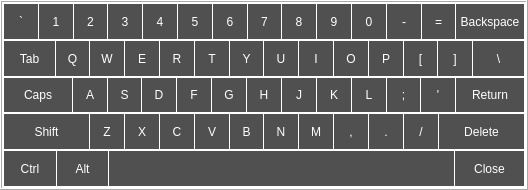
<?xml version="1.0" encoding="UTF-8"?>
<ui version="4.0">
 <class>KeyboardWidget</class>
 <widget class="QWidget" name="KeyboardWidget">
  <property name="geometry">
   <rect>
    <x>0</x>
    <y>0</y>
    <width>528</width>
    <height>190</height>
   </rect>
  </property>
  <property name="styleSheet">
   <string notr="true">QToolButton
{
	outline: 0px;
	border: none;
	color: #ffffff;
	background-color: #505050;
}
QToolButton:hover
{
	background-color: #66b6db;
	color: #ffffff;
}
QToolButton:pressed
{
	background-color: #66b6db;
	color: #000000;
}

QFrame#frame_background
{
	background-color: #FFFFFF;
}</string>
  </property>
  <layout class="QGridLayout" name="gridLayout">
   <property name="leftMargin">
    <number>0</number>
   </property>
   <property name="topMargin">
    <number>0</number>
   </property>
   <property name="rightMargin">
    <number>0</number>
   </property>
   <property name="bottomMargin">
    <number>0</number>
   </property>
   <item row="0" column="0">
    <widget class="QFrame" name="frame_background">
     <property name="frameShape">
      <enum>QFrame::Box</enum>
     </property>
     <property name="frameShadow">
      <enum>QFrame::Raised</enum>
     </property>
     <layout class="QVBoxLayout" name="verticalLayout">
      <property name="spacing">
       <number>2</number>
      </property>
      <property name="leftMargin">
       <number>2</number>
      </property>
      <property name="topMargin">
       <number>2</number>
      </property>
      <property name="rightMargin">
       <number>2</number>
      </property>
      <property name="bottomMargin">
       <number>2</number>
      </property>
      <item>
       <layout class="QHBoxLayout" name="horizontalLayout">
        <property name="spacing">
         <number>1</number>
        </property>
        <item>
         <widget class="Key" name="btnTilt">
          <property name="sizePolicy">
           <sizepolicy hsizetype="Ignored" vsizetype="Ignored">
            <horstretch>10</horstretch>
            <verstretch>0</verstretch>
           </sizepolicy>
          </property>
          <property name="accessibleName">
           <string>0x60</string>
          </property>
          <property name="text">
           <string>`</string>
          </property>
          <property name="autoRepeat">
           <bool>true</bool>
          </property>
          <property name="autoRepeatDelay">
           <number>500</number>
          </property>
         </widget>
        </item>
        <item>
         <widget class="Key" name="btn1">
          <property name="sizePolicy">
           <sizepolicy hsizetype="Ignored" vsizetype="Ignored">
            <horstretch>10</horstretch>
            <verstretch>0</verstretch>
           </sizepolicy>
          </property>
          <property name="accessibleName">
           <string>0x31</string>
          </property>
          <property name="text">
           <string>1</string>
          </property>
          <property name="autoRepeat">
           <bool>true</bool>
          </property>
          <property name="autoRepeatDelay">
           <number>500</number>
          </property>
         </widget>
        </item>
        <item>
         <widget class="Key" name="btn2">
          <property name="sizePolicy">
           <sizepolicy hsizetype="Ignored" vsizetype="Ignored">
            <horstretch>10</horstretch>
            <verstretch>0</verstretch>
           </sizepolicy>
          </property>
          <property name="accessibleName">
           <string>0x32</string>
          </property>
          <property name="text">
           <string>2</string>
          </property>
          <property name="autoRepeat">
           <bool>true</bool>
          </property>
          <property name="autoRepeatDelay">
           <number>500</number>
          </property>
         </widget>
        </item>
        <item>
         <widget class="Key" name="btn3">
          <property name="sizePolicy">
           <sizepolicy hsizetype="Ignored" vsizetype="Ignored">
            <horstretch>10</horstretch>
            <verstretch>0</verstretch>
           </sizepolicy>
          </property>
          <property name="accessibleName">
           <string>0x33</string>
          </property>
          <property name="text">
           <string>3</string>
          </property>
          <property name="autoRepeat">
           <bool>true</bool>
          </property>
          <property name="autoRepeatDelay">
           <number>500</number>
          </property>
         </widget>
        </item>
        <item>
         <widget class="Key" name="btn4">
          <property name="sizePolicy">
           <sizepolicy hsizetype="Ignored" vsizetype="Ignored">
            <horstretch>10</horstretch>
            <verstretch>0</verstretch>
           </sizepolicy>
          </property>
          <property name="accessibleName">
           <string>0x34</string>
          </property>
          <property name="text">
           <string>4</string>
          </property>
          <property name="autoRepeat">
           <bool>true</bool>
          </property>
          <property name="autoRepeatDelay">
           <number>500</number>
          </property>
         </widget>
        </item>
        <item>
         <widget class="Key" name="btn5">
          <property name="sizePolicy">
           <sizepolicy hsizetype="Ignored" vsizetype="Ignored">
            <horstretch>10</horstretch>
            <verstretch>0</verstretch>
           </sizepolicy>
          </property>
          <property name="accessibleName">
           <string>0x35</string>
          </property>
          <property name="text">
           <string>5</string>
          </property>
          <property name="autoRepeat">
           <bool>true</bool>
          </property>
          <property name="autoRepeatDelay">
           <number>500</number>
          </property>
         </widget>
        </item>
        <item>
         <widget class="Key" name="btn6">
          <property name="sizePolicy">
           <sizepolicy hsizetype="Ignored" vsizetype="Ignored">
            <horstretch>10</horstretch>
            <verstretch>0</verstretch>
           </sizepolicy>
          </property>
          <property name="accessibleName">
           <string>0x36</string>
          </property>
          <property name="text">
           <string>6</string>
          </property>
          <property name="autoRepeat">
           <bool>true</bool>
          </property>
          <property name="autoRepeatDelay">
           <number>500</number>
          </property>
         </widget>
        </item>
        <item>
         <widget class="Key" name="btn7">
          <property name="sizePolicy">
           <sizepolicy hsizetype="Ignored" vsizetype="Ignored">
            <horstretch>10</horstretch>
            <verstretch>0</verstretch>
           </sizepolicy>
          </property>
          <property name="accessibleName">
           <string>0x37</string>
          </property>
          <property name="text">
           <string>7</string>
          </property>
          <property name="autoRepeat">
           <bool>true</bool>
          </property>
          <property name="autoRepeatDelay">
           <number>500</number>
          </property>
         </widget>
        </item>
        <item>
         <widget class="Key" name="btn8">
          <property name="sizePolicy">
           <sizepolicy hsizetype="Ignored" vsizetype="Ignored">
            <horstretch>10</horstretch>
            <verstretch>0</verstretch>
           </sizepolicy>
          </property>
          <property name="accessibleName">
           <string>0x38</string>
          </property>
          <property name="text">
           <string>8</string>
          </property>
          <property name="autoRepeat">
           <bool>true</bool>
          </property>
          <property name="autoRepeatDelay">
           <number>500</number>
          </property>
         </widget>
        </item>
        <item>
         <widget class="Key" name="btn9">
          <property name="sizePolicy">
           <sizepolicy hsizetype="Ignored" vsizetype="Ignored">
            <horstretch>10</horstretch>
            <verstretch>0</verstretch>
           </sizepolicy>
          </property>
          <property name="accessibleName">
           <string>0x39</string>
          </property>
          <property name="text">
           <string>9</string>
          </property>
          <property name="autoRepeat">
           <bool>true</bool>
          </property>
          <property name="autoRepeatDelay">
           <number>500</number>
          </property>
         </widget>
        </item>
        <item>
         <widget class="Key" name="btn0">
          <property name="sizePolicy">
           <sizepolicy hsizetype="Ignored" vsizetype="Ignored">
            <horstretch>10</horstretch>
            <verstretch>0</verstretch>
           </sizepolicy>
          </property>
          <property name="accessibleName">
           <string>0x30</string>
          </property>
          <property name="text">
           <string>0</string>
          </property>
          <property name="autoRepeat">
           <bool>true</bool>
          </property>
          <property name="autoRepeatDelay">
           <number>500</number>
          </property>
         </widget>
        </item>
        <item>
         <widget class="Key" name="btnHiphen">
          <property name="sizePolicy">
           <sizepolicy hsizetype="Ignored" vsizetype="Ignored">
            <horstretch>10</horstretch>
            <verstretch>0</verstretch>
           </sizepolicy>
          </property>
          <property name="accessibleName">
           <string>0x2d</string>
          </property>
          <property name="text">
           <string>-</string>
          </property>
          <property name="autoRepeat">
           <bool>true</bool>
          </property>
          <property name="autoRepeatDelay">
           <number>500</number>
          </property>
         </widget>
        </item>
        <item>
         <widget class="Key" name="btnAssign">
          <property name="sizePolicy">
           <sizepolicy hsizetype="Ignored" vsizetype="Ignored">
            <horstretch>10</horstretch>
            <verstretch>0</verstretch>
           </sizepolicy>
          </property>
          <property name="accessibleName">
           <string>13</string>
          </property>
          <property name="text">
           <string>=</string>
          </property>
          <property name="autoRepeat">
           <bool>true</bool>
          </property>
          <property name="autoRepeatDelay">
           <number>500</number>
          </property>
         </widget>
        </item>
        <item>
         <widget class="Key" name="btnBackSpace">
          <property name="sizePolicy">
           <sizepolicy hsizetype="Ignored" vsizetype="Ignored">
            <horstretch>20</horstretch>
            <verstretch>0</verstretch>
           </sizepolicy>
          </property>
          <property name="accessibleName">
           <string>0x01000003</string>
          </property>
          <property name="text">
           <string>Backspace</string>
          </property>
          <property name="autoRepeat">
           <bool>true</bool>
          </property>
          <property name="autoRepeatDelay">
           <number>500</number>
          </property>
         </widget>
        </item>
       </layout>
      </item>
      <item>
       <layout class="QHBoxLayout" name="horizontalLayout_2">
        <property name="spacing">
         <number>1</number>
        </property>
        <item>
         <widget class="Key" name="btnTab">
          <property name="sizePolicy">
           <sizepolicy hsizetype="Ignored" vsizetype="Ignored">
            <horstretch>15</horstretch>
            <verstretch>0</verstretch>
           </sizepolicy>
          </property>
          <property name="accessibleName">
           <string>0x01000001</string>
          </property>
          <property name="text">
           <string>Tab</string>
          </property>
          <property name="autoRepeat">
           <bool>false</bool>
          </property>
          <property name="autoRepeatDelay">
           <number>500</number>
          </property>
         </widget>
        </item>
        <item>
         <widget class="Key" name="btnQ">
          <property name="sizePolicy">
           <sizepolicy hsizetype="Ignored" vsizetype="Ignored">
            <horstretch>10</horstretch>
            <verstretch>0</verstretch>
           </sizepolicy>
          </property>
          <property name="accessibleName">
           <string>0x51</string>
          </property>
          <property name="text">
           <string>Q</string>
          </property>
          <property name="autoRepeat">
           <bool>true</bool>
          </property>
          <property name="autoRepeatDelay">
           <number>500</number>
          </property>
         </widget>
        </item>
        <item>
         <widget class="Key" name="btnW">
          <property name="sizePolicy">
           <sizepolicy hsizetype="Ignored" vsizetype="Ignored">
            <horstretch>10</horstretch>
            <verstretch>0</verstretch>
           </sizepolicy>
          </property>
          <property name="accessibleName">
           <string>0x57</string>
          </property>
          <property name="text">
           <string>W</string>
          </property>
          <property name="autoRepeat">
           <bool>true</bool>
          </property>
          <property name="autoRepeatDelay">
           <number>500</number>
          </property>
         </widget>
        </item>
        <item>
         <widget class="Key" name="btnE">
          <property name="sizePolicy">
           <sizepolicy hsizetype="Ignored" vsizetype="Ignored">
            <horstretch>10</horstretch>
            <verstretch>0</verstretch>
           </sizepolicy>
          </property>
          <property name="accessibleName">
           <string>0x45</string>
          </property>
          <property name="text">
           <string>E</string>
          </property>
          <property name="autoRepeat">
           <bool>true</bool>
          </property>
          <property name="autoRepeatDelay">
           <number>500</number>
          </property>
         </widget>
        </item>
        <item>
         <widget class="Key" name="btnR">
          <property name="sizePolicy">
           <sizepolicy hsizetype="Ignored" vsizetype="Ignored">
            <horstretch>10</horstretch>
            <verstretch>0</verstretch>
           </sizepolicy>
          </property>
          <property name="accessibleName">
           <string>0x52</string>
          </property>
          <property name="text">
           <string>R</string>
          </property>
          <property name="autoRepeat">
           <bool>true</bool>
          </property>
          <property name="autoRepeatDelay">
           <number>500</number>
          </property>
         </widget>
        </item>
        <item>
         <widget class="Key" name="btnT">
          <property name="sizePolicy">
           <sizepolicy hsizetype="Ignored" vsizetype="Ignored">
            <horstretch>10</horstretch>
            <verstretch>0</verstretch>
           </sizepolicy>
          </property>
          <property name="accessibleName">
           <string>0x54</string>
          </property>
          <property name="text">
           <string>T</string>
          </property>
          <property name="autoRepeat">
           <bool>true</bool>
          </property>
          <property name="autoRepeatDelay">
           <number>500</number>
          </property>
         </widget>
        </item>
        <item>
         <widget class="Key" name="btnY">
          <property name="sizePolicy">
           <sizepolicy hsizetype="Ignored" vsizetype="Ignored">
            <horstretch>10</horstretch>
            <verstretch>0</verstretch>
           </sizepolicy>
          </property>
          <property name="accessibleName">
           <string>0x59</string>
          </property>
          <property name="text">
           <string>Y</string>
          </property>
          <property name="autoRepeat">
           <bool>true</bool>
          </property>
          <property name="autoRepeatDelay">
           <number>500</number>
          </property>
         </widget>
        </item>
        <item>
         <widget class="Key" name="btnU">
          <property name="sizePolicy">
           <sizepolicy hsizetype="Ignored" vsizetype="Ignored">
            <horstretch>10</horstretch>
            <verstretch>0</verstretch>
           </sizepolicy>
          </property>
          <property name="accessibleName">
           <string>0x55</string>
          </property>
          <property name="text">
           <string>U</string>
          </property>
          <property name="autoRepeat">
           <bool>true</bool>
          </property>
          <property name="autoRepeatDelay">
           <number>500</number>
          </property>
         </widget>
        </item>
        <item>
         <widget class="Key" name="btnI">
          <property name="sizePolicy">
           <sizepolicy hsizetype="Ignored" vsizetype="Ignored">
            <horstretch>10</horstretch>
            <verstretch>0</verstretch>
           </sizepolicy>
          </property>
          <property name="accessibleName">
           <string>0x49</string>
          </property>
          <property name="text">
           <string>I</string>
          </property>
          <property name="autoRepeat">
           <bool>true</bool>
          </property>
          <property name="autoRepeatDelay">
           <number>500</number>
          </property>
         </widget>
        </item>
        <item>
         <widget class="Key" name="btnO">
          <property name="sizePolicy">
           <sizepolicy hsizetype="Ignored" vsizetype="Ignored">
            <horstretch>10</horstretch>
            <verstretch>0</verstretch>
           </sizepolicy>
          </property>
          <property name="accessibleName">
           <string>0x4f</string>
          </property>
          <property name="text">
           <string>O</string>
          </property>
          <property name="autoRepeat">
           <bool>true</bool>
          </property>
          <property name="autoRepeatDelay">
           <number>500</number>
          </property>
         </widget>
        </item>
        <item>
         <widget class="Key" name="btnP">
          <property name="sizePolicy">
           <sizepolicy hsizetype="Ignored" vsizetype="Ignored">
            <horstretch>10</horstretch>
            <verstretch>0</verstretch>
           </sizepolicy>
          </property>
          <property name="accessibleName">
           <string>0x50</string>
          </property>
          <property name="text">
           <string>P</string>
          </property>
          <property name="autoRepeat">
           <bool>true</bool>
          </property>
          <property name="autoRepeatDelay">
           <number>500</number>
          </property>
         </widget>
        </item>
        <item>
         <widget class="Key" name="btnStartSquare">
          <property name="sizePolicy">
           <sizepolicy hsizetype="Ignored" vsizetype="Ignored">
            <horstretch>10</horstretch>
            <verstretch>0</verstretch>
           </sizepolicy>
          </property>
          <property name="accessibleName">
           <string>0x5b</string>
          </property>
          <property name="text">
           <string>[</string>
          </property>
          <property name="autoRepeat">
           <bool>true</bool>
          </property>
          <property name="autoRepeatDelay">
           <number>500</number>
          </property>
         </widget>
        </item>
        <item>
         <widget class="Key" name="btnCloseSquare">
          <property name="sizePolicy">
           <sizepolicy hsizetype="Ignored" vsizetype="Ignored">
            <horstretch>10</horstretch>
            <verstretch>0</verstretch>
           </sizepolicy>
          </property>
          <property name="accessibleName">
           <string>0x5d</string>
          </property>
          <property name="text">
           <string>]</string>
          </property>
          <property name="autoRepeat">
           <bool>true</bool>
          </property>
          <property name="autoRepeatDelay">
           <number>500</number>
          </property>
         </widget>
        </item>
        <item>
         <widget class="Key" name="btnFwdSlash">
          <property name="sizePolicy">
           <sizepolicy hsizetype="Ignored" vsizetype="Ignored">
            <horstretch>15</horstretch>
            <verstretch>0</verstretch>
           </sizepolicy>
          </property>
          <property name="accessibleName">
           <string>0x5c</string>
          </property>
          <property name="text">
           <string>\</string>
          </property>
          <property name="autoRepeat">
           <bool>true</bool>
          </property>
          <property name="autoRepeatDelay">
           <number>500</number>
          </property>
         </widget>
        </item>
       </layout>
      </item>
      <item>
       <layout class="QHBoxLayout" name="horizontalLayout_3">
        <property name="spacing">
         <number>1</number>
        </property>
        <item>
         <widget class="Key" name="btnCaps">
          <property name="sizePolicy">
           <sizepolicy hsizetype="Ignored" vsizetype="Ignored">
            <horstretch>20</horstretch>
            <verstretch>0</verstretch>
           </sizepolicy>
          </property>
          <property name="accessibleName">
           <string>0x01000024</string>
          </property>
          <property name="text">
           <string>Caps</string>
          </property>
          <property name="checkable">
           <bool>true</bool>
          </property>
          <property name="autoRepeat">
           <bool>true</bool>
          </property>
          <property name="autoRepeatDelay">
           <number>500</number>
          </property>
         </widget>
        </item>
        <item>
         <widget class="Key" name="btnA">
          <property name="sizePolicy">
           <sizepolicy hsizetype="Ignored" vsizetype="Ignored">
            <horstretch>10</horstretch>
            <verstretch>0</verstretch>
           </sizepolicy>
          </property>
          <property name="accessibleName">
           <string>0x41</string>
          </property>
          <property name="text">
           <string>A</string>
          </property>
          <property name="autoRepeat">
           <bool>true</bool>
          </property>
          <property name="autoRepeatDelay">
           <number>500</number>
          </property>
         </widget>
        </item>
        <item>
         <widget class="Key" name="btnS">
          <property name="sizePolicy">
           <sizepolicy hsizetype="Ignored" vsizetype="Ignored">
            <horstretch>10</horstretch>
            <verstretch>0</verstretch>
           </sizepolicy>
          </property>
          <property name="accessibleName">
           <string>0x53</string>
          </property>
          <property name="text">
           <string>S</string>
          </property>
          <property name="autoRepeat">
           <bool>true</bool>
          </property>
          <property name="autoRepeatDelay">
           <number>500</number>
          </property>
         </widget>
        </item>
        <item>
         <widget class="Key" name="btnD">
          <property name="sizePolicy">
           <sizepolicy hsizetype="Ignored" vsizetype="Ignored">
            <horstretch>10</horstretch>
            <verstretch>0</verstretch>
           </sizepolicy>
          </property>
          <property name="accessibleName">
           <string>0x44</string>
          </property>
          <property name="text">
           <string>D</string>
          </property>
          <property name="autoRepeat">
           <bool>true</bool>
          </property>
          <property name="autoRepeatDelay">
           <number>500</number>
          </property>
         </widget>
        </item>
        <item>
         <widget class="Key" name="btnF">
          <property name="sizePolicy">
           <sizepolicy hsizetype="Ignored" vsizetype="Ignored">
            <horstretch>10</horstretch>
            <verstretch>0</verstretch>
           </sizepolicy>
          </property>
          <property name="accessibleName">
           <string>0x46</string>
          </property>
          <property name="text">
           <string>F</string>
          </property>
          <property name="autoRepeat">
           <bool>true</bool>
          </property>
          <property name="autoRepeatDelay">
           <number>500</number>
          </property>
         </widget>
        </item>
        <item>
         <widget class="Key" name="btnG">
          <property name="sizePolicy">
           <sizepolicy hsizetype="Ignored" vsizetype="Ignored">
            <horstretch>10</horstretch>
            <verstretch>0</verstretch>
           </sizepolicy>
          </property>
          <property name="accessibleName">
           <string>0x47</string>
          </property>
          <property name="text">
           <string>G</string>
          </property>
          <property name="autoRepeat">
           <bool>true</bool>
          </property>
          <property name="autoRepeatDelay">
           <number>500</number>
          </property>
         </widget>
        </item>
        <item>
         <widget class="Key" name="btnH">
          <property name="sizePolicy">
           <sizepolicy hsizetype="Ignored" vsizetype="Ignored">
            <horstretch>10</horstretch>
            <verstretch>0</verstretch>
           </sizepolicy>
          </property>
          <property name="accessibleName">
           <string>0x48</string>
          </property>
          <property name="text">
           <string>H</string>
          </property>
          <property name="autoRepeat">
           <bool>true</bool>
          </property>
          <property name="autoRepeatDelay">
           <number>500</number>
          </property>
         </widget>
        </item>
        <item>
         <widget class="Key" name="btnJ">
          <property name="sizePolicy">
           <sizepolicy hsizetype="Ignored" vsizetype="Ignored">
            <horstretch>10</horstretch>
            <verstretch>0</verstretch>
           </sizepolicy>
          </property>
          <property name="accessibleName">
           <string>0x4a</string>
          </property>
          <property name="text">
           <string>J</string>
          </property>
          <property name="autoRepeat">
           <bool>true</bool>
          </property>
          <property name="autoRepeatDelay">
           <number>500</number>
          </property>
         </widget>
        </item>
        <item>
         <widget class="Key" name="btnK">
          <property name="sizePolicy">
           <sizepolicy hsizetype="Ignored" vsizetype="Ignored">
            <horstretch>10</horstretch>
            <verstretch>0</verstretch>
           </sizepolicy>
          </property>
          <property name="accessibleName">
           <string>0x4b</string>
          </property>
          <property name="text">
           <string>K</string>
          </property>
          <property name="autoRepeat">
           <bool>true</bool>
          </property>
          <property name="autoRepeatDelay">
           <number>500</number>
          </property>
         </widget>
        </item>
        <item>
         <widget class="Key" name="btnL">
          <property name="sizePolicy">
           <sizepolicy hsizetype="Ignored" vsizetype="Ignored">
            <horstretch>10</horstretch>
            <verstretch>0</verstretch>
           </sizepolicy>
          </property>
          <property name="accessibleName">
           <string>0x4c</string>
          </property>
          <property name="text">
           <string>L</string>
          </property>
          <property name="autoRepeat">
           <bool>true</bool>
          </property>
          <property name="autoRepeatDelay">
           <number>500</number>
          </property>
         </widget>
        </item>
        <item>
         <widget class="Key" name="btnSemiColon">
          <property name="sizePolicy">
           <sizepolicy hsizetype="Ignored" vsizetype="Ignored">
            <horstretch>10</horstretch>
            <verstretch>0</verstretch>
           </sizepolicy>
          </property>
          <property name="accessibleName">
           <string>0x3b</string>
          </property>
          <property name="text">
           <string>;</string>
          </property>
          <property name="autoRepeat">
           <bool>true</bool>
          </property>
          <property name="autoRepeatDelay">
           <number>500</number>
          </property>
         </widget>
        </item>
        <item>
         <widget class="Key" name="btnSp">
          <property name="sizePolicy">
           <sizepolicy hsizetype="Ignored" vsizetype="Ignored">
            <horstretch>10</horstretch>
            <verstretch>0</verstretch>
           </sizepolicy>
          </property>
          <property name="accessibleName">
           <string>0x27</string>
          </property>
          <property name="text">
           <string>'</string>
          </property>
          <property name="autoRepeat">
           <bool>true</bool>
          </property>
          <property name="autoRepeatDelay">
           <number>500</number>
          </property>
         </widget>
        </item>
        <item>
         <widget class="Key" name="btnReturn">
          <property name="sizePolicy">
           <sizepolicy hsizetype="Ignored" vsizetype="Ignored">
            <horstretch>20</horstretch>
            <verstretch>0</verstretch>
           </sizepolicy>
          </property>
          <property name="accessibleName">
           <string>0x01000004</string>
          </property>
          <property name="text">
           <string>Return</string>
          </property>
          <property name="autoRepeat">
           <bool>true</bool>
          </property>
          <property name="autoRepeatDelay">
           <number>500</number>
          </property>
         </widget>
        </item>
       </layout>
      </item>
      <item>
       <layout class="QHBoxLayout" name="horizontalLayout_4">
        <property name="spacing">
         <number>1</number>
        </property>
        <item>
         <widget class="Key" name="btnShiftLeft">
          <property name="sizePolicy">
           <sizepolicy hsizetype="Ignored" vsizetype="Ignored">
            <horstretch>25</horstretch>
            <verstretch>0</verstretch>
           </sizepolicy>
          </property>
          <property name="accessibleName">
           <string>0x01000020</string>
          </property>
          <property name="text">
           <string>Shift</string>
          </property>
          <property name="checkable">
           <bool>true</bool>
          </property>
          <property name="autoRepeat">
           <bool>true</bool>
          </property>
          <property name="autoRepeatDelay">
           <number>500</number>
          </property>
         </widget>
        </item>
        <item>
         <widget class="Key" name="btnZ">
          <property name="sizePolicy">
           <sizepolicy hsizetype="Ignored" vsizetype="Ignored">
            <horstretch>10</horstretch>
            <verstretch>0</verstretch>
           </sizepolicy>
          </property>
          <property name="accessibleName">
           <string>0x5a</string>
          </property>
          <property name="text">
           <string>Z</string>
          </property>
          <property name="autoRepeat">
           <bool>true</bool>
          </property>
          <property name="autoRepeatDelay">
           <number>500</number>
          </property>
         </widget>
        </item>
        <item>
         <widget class="Key" name="btnX">
          <property name="sizePolicy">
           <sizepolicy hsizetype="Ignored" vsizetype="Ignored">
            <horstretch>10</horstretch>
            <verstretch>0</verstretch>
           </sizepolicy>
          </property>
          <property name="accessibleName">
           <string>0x58</string>
          </property>
          <property name="text">
           <string>X</string>
          </property>
          <property name="autoRepeat">
           <bool>true</bool>
          </property>
          <property name="autoRepeatDelay">
           <number>500</number>
          </property>
         </widget>
        </item>
        <item>
         <widget class="Key" name="btnC">
          <property name="sizePolicy">
           <sizepolicy hsizetype="Ignored" vsizetype="Ignored">
            <horstretch>10</horstretch>
            <verstretch>0</verstretch>
           </sizepolicy>
          </property>
          <property name="accessibleName">
           <string>0x43</string>
          </property>
          <property name="text">
           <string>C</string>
          </property>
          <property name="autoRepeat">
           <bool>true</bool>
          </property>
          <property name="autoRepeatDelay">
           <number>500</number>
          </property>
         </widget>
        </item>
        <item>
         <widget class="Key" name="btnV">
          <property name="sizePolicy">
           <sizepolicy hsizetype="Ignored" vsizetype="Ignored">
            <horstretch>10</horstretch>
            <verstretch>0</verstretch>
           </sizepolicy>
          </property>
          <property name="accessibleName">
           <string>0x56</string>
          </property>
          <property name="text">
           <string>V</string>
          </property>
          <property name="autoRepeat">
           <bool>true</bool>
          </property>
          <property name="autoRepeatDelay">
           <number>500</number>
          </property>
         </widget>
        </item>
        <item>
         <widget class="Key" name="btnB">
          <property name="sizePolicy">
           <sizepolicy hsizetype="Ignored" vsizetype="Ignored">
            <horstretch>10</horstretch>
            <verstretch>0</verstretch>
           </sizepolicy>
          </property>
          <property name="accessibleName">
           <string>0x42</string>
          </property>
          <property name="text">
           <string>B</string>
          </property>
          <property name="autoRepeat">
           <bool>true</bool>
          </property>
          <property name="autoRepeatDelay">
           <number>500</number>
          </property>
         </widget>
        </item>
        <item>
         <widget class="Key" name="btnN">
          <property name="sizePolicy">
           <sizepolicy hsizetype="Ignored" vsizetype="Ignored">
            <horstretch>10</horstretch>
            <verstretch>0</verstretch>
           </sizepolicy>
          </property>
          <property name="accessibleName">
           <string>0x4e</string>
          </property>
          <property name="text">
           <string>N</string>
          </property>
          <property name="autoRepeat">
           <bool>true</bool>
          </property>
          <property name="autoRepeatDelay">
           <number>500</number>
          </property>
         </widget>
        </item>
        <item>
         <widget class="Key" name="btnM">
          <property name="sizePolicy">
           <sizepolicy hsizetype="Ignored" vsizetype="Ignored">
            <horstretch>10</horstretch>
            <verstretch>0</verstretch>
           </sizepolicy>
          </property>
          <property name="accessibleName">
           <string>0x4d</string>
          </property>
          <property name="text">
           <string>M</string>
          </property>
          <property name="autoRepeat">
           <bool>true</bool>
          </property>
          <property name="autoRepeatDelay">
           <number>500</number>
          </property>
         </widget>
        </item>
        <item>
         <widget class="Key" name="btnComma">
          <property name="sizePolicy">
           <sizepolicy hsizetype="Ignored" vsizetype="Ignored">
            <horstretch>10</horstretch>
            <verstretch>0</verstretch>
           </sizepolicy>
          </property>
          <property name="accessibleName">
           <string>0x2c</string>
          </property>
          <property name="text">
           <string>,</string>
          </property>
          <property name="autoRepeat">
           <bool>true</bool>
          </property>
          <property name="autoRepeatDelay">
           <number>500</number>
          </property>
         </widget>
        </item>
        <item>
         <widget class="Key" name="btnPeriod">
          <property name="sizePolicy">
           <sizepolicy hsizetype="Ignored" vsizetype="Ignored">
            <horstretch>10</horstretch>
            <verstretch>0</verstretch>
           </sizepolicy>
          </property>
          <property name="accessibleName">
           <string>0x2e</string>
          </property>
          <property name="text">
           <string>.</string>
          </property>
          <property name="autoRepeat">
           <bool>true</bool>
          </property>
          <property name="autoRepeatDelay">
           <number>500</number>
          </property>
         </widget>
        </item>
        <item>
         <widget class="Key" name="btnBcwdSlash">
          <property name="sizePolicy">
           <sizepolicy hsizetype="Ignored" vsizetype="Ignored">
            <horstretch>10</horstretch>
            <verstretch>0</verstretch>
           </sizepolicy>
          </property>
          <property name="accessibleName">
           <string>0x2f</string>
          </property>
          <property name="text">
           <string>/</string>
          </property>
          <property name="autoRepeat">
           <bool>true</bool>
          </property>
          <property name="autoRepeatDelay">
           <number>500</number>
          </property>
         </widget>
        </item>
        <item>
         <widget class="Key" name="btnDel">
          <property name="sizePolicy">
           <sizepolicy hsizetype="Ignored" vsizetype="Ignored">
            <horstretch>25</horstretch>
            <verstretch>0</verstretch>
           </sizepolicy>
          </property>
          <property name="accessibleName">
           <string>0x01000007</string>
          </property>
          <property name="text">
           <string>Delete</string>
          </property>
          <property name="autoRepeatDelay">
           <number>500</number>
          </property>
         </widget>
        </item>
       </layout>
      </item>
      <item>
       <layout class="QHBoxLayout" name="horizontalLayout_5">
        <property name="spacing">
         <number>1</number>
        </property>
        <item>
         <widget class="Key" name="btnCtrlLeft">
          <property name="sizePolicy">
           <sizepolicy hsizetype="Ignored" vsizetype="Ignored">
            <horstretch>15</horstretch>
            <verstretch>0</verstretch>
           </sizepolicy>
          </property>
          <property name="accessibleName">
           <string>0x01000021</string>
          </property>
          <property name="text">
           <string>Ctrl</string>
          </property>
          <property name="checkable">
           <bool>true</bool>
          </property>
          <property name="autoRepeat">
           <bool>true</bool>
          </property>
          <property name="autoRepeatDelay">
           <number>500</number>
          </property>
         </widget>
        </item>
        <item>
         <widget class="Key" name="btnAltLeft">
          <property name="sizePolicy">
           <sizepolicy hsizetype="Ignored" vsizetype="Ignored">
            <horstretch>15</horstretch>
            <verstretch>0</verstretch>
           </sizepolicy>
          </property>
          <property name="accessibleName">
           <string>0x01000023</string>
          </property>
          <property name="text">
           <string>Alt</string>
          </property>
          <property name="checkable">
           <bool>true</bool>
          </property>
          <property name="autoRepeat">
           <bool>true</bool>
          </property>
          <property name="autoRepeatDelay">
           <number>500</number>
          </property>
         </widget>
        </item>
        <item>
         <widget class="Key" name="btnSpace">
          <property name="sizePolicy">
           <sizepolicy hsizetype="Ignored" vsizetype="Ignored">
            <horstretch>100</horstretch>
            <verstretch>0</verstretch>
           </sizepolicy>
          </property>
          <property name="accessibleName">
           <string>0x20</string>
          </property>
          <property name="autoRepeat">
           <bool>true</bool>
          </property>
          <property name="autoRepeatDelay">
           <number>500</number>
          </property>
         </widget>
        </item>
        <item>
         <widget class="Key" name="closetoolButton">
          <property name="sizePolicy">
           <sizepolicy hsizetype="Ignored" vsizetype="Ignored">
            <horstretch>20</horstretch>
            <verstretch>0</verstretch>
           </sizepolicy>
          </property>
          <property name="text">
           <string>Close</string>
          </property>
          <property name="autoRepeatDelay">
           <number>500</number>
          </property>
         </widget>
        </item>
       </layout>
      </item>
     </layout>
    </widget>
   </item>
  </layout>
 </widget>
 <customwidgets>
  <customwidget>
   <class>Key</class>
   <extends>QToolButton</extends>
   <header>key.h</header>
  </customwidget>
 </customwidgets>
 <resources/>
 <connections/>
</ui>
